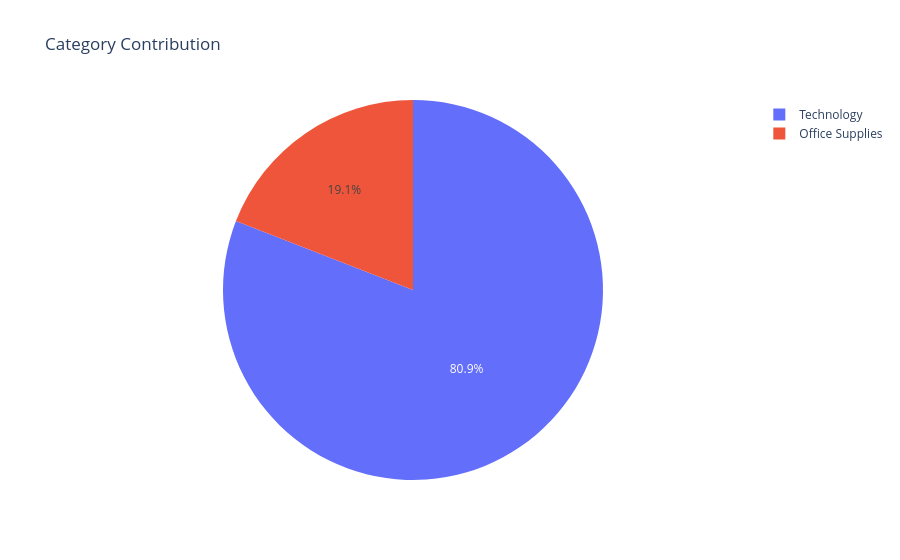

The code cell stored with this chart in its notebook:
### Code cell
fig = px.pie(
    category_sales,
    names="Category",
    values="Sales",
    title="Category Contribution"
)

fig.show()

### Figure 1 — Plotly figure (JSON) as saved in the notebook; plotly's stock layout.template omitted (floating-point values rounded to 4 significant figures)
{"data": [{"domain": {"x": [0, 1], "y": [0, 1]}, "hovertemplate": "Category=%{label}<br>Sales=%{value}<extra></extra>", "labels": ["Office Supplies", "Technology"], "legendgroup": "", "name": "", "showlegend": true, "type": "pie", "values": [2446000.0, 10370000.0]}], "layout": {"legend": {"tracegroupgap": 0}, "title": {"text": "Category Contribution"}}}
